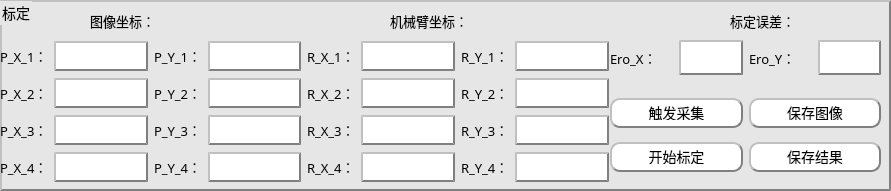
      <widget class="QGroupBox" name="groupBox_11">
       <property name="geometry">
        <rect>
         <x>0</x>
         <y>510</y>
         <width>891</width>
         <height>191</height>
        </rect>
       </property>
       <property name="styleSheet">
        <string notr="true">QGroupBox {text-align : center;
             background-color: rgb(230, 230, 230);
             font: bold;
             border-color: gray;
             border-width: 2px;
             padding: 6px;
             height : 14px;
             border-style: outset;
             font : 14px;}
</string>
       </property>
       <property name="title">
        <string>标定</string>
       </property>
       <widget class="QLabel" name="label_4">
        <property name="geometry">
         <rect>
          <x>90</x>
          <y>10</y>
          <width>81</width>
          <height>21</height>
         </rect>
        </property>
        <property name="font">
         <font>
          <family>3ds</family>
          <pointsize>10</pointsize>
         </font>
        </property>
        <property name="styleSheet">
         <string notr="true">border:none;</string>
        </property>
        <property name="text">
         <string>图像坐标：</string>
        </property>
       </widget>
       <widget class="QLabel" name="label_24">
        <property name="geometry">
         <rect>
          <x>390</x>
          <y>10</y>
          <width>101</width>
          <height>21</height>
         </rect>
        </property>
        <property name="font">
         <font>
          <family>3ds</family>
          <pointsize>10</pointsize>
         </font>
        </property>
        <property name="styleSheet">
         <string notr="true">border:none;</string>
        </property>
        <property name="text">
         <string>机械臂坐标：</string>
        </property>
       </widget>
       <widget class="QLabel" name="label_27">
        <property name="geometry">
         <rect>
          <x>730</x>
          <y>10</y>
          <width>91</width>
          <height>21</height>
         </rect>
        </property>
        <property name="font">
         <font>
          <family>3ds</family>
          <pointsize>10</pointsize>
         </font>
        </property>
        <property name="styleSheet">
         <string notr="true">border:none;</string>
        </property>
        <property name="text">
         <string>标定误差：</string>
        </property>
       </widget>
       <widget class="QWidget" name="layoutWidget">
        <property name="geometry">
         <rect>
          <x>0</x>
          <y>40</y>
          <width>609</width>
          <height>143</height>
         </rect>
        </property>
        <layout class="QGridLayout" name="gridLayout_3">
         <item row="0" column="0">
          <widget class="QLabel" name="label_5">
           <property name="font">
            <font>
             <family>3ds</family>
             <pointsize>10</pointsize>
            </font>
           </property>
           <property name="text">
            <string>P_X_1：</string>
           </property>
          </widget>
         </item>
         <item row="0" column="1">
          <widget class="QLineEdit" name="lineEdit_P_x_1">
           <property name="enabled">
            <bool>true</bool>
           </property>
           <property name="font">
            <font>
             <family>Times New Roman</family>
             <pointsize>-1</pointsize>
             <weight>50</weight>
             <italic>false</italic>
             <bold>false</bold>
            </font>
           </property>
           <property name="styleSheet">
            <string notr="true">  QLineEdit {text-align : center;
             background-color : white;
             font: bold;
             border-color: gray;
             border-width: 2px;
             padding: 6px;
             height : 14px;
             border-style: outset;
             font : 14px;}</string>
           </property>
           <property name="alignment">
            <set>Qt::AlignCenter</set>
           </property>
          </widget>
         </item>
         <item row="0" column="2">
          <widget class="QLabel" name="label_9">
           <property name="font">
            <font>
             <family>3ds</family>
             <pointsize>10</pointsize>
            </font>
           </property>
           <property name="text">
            <string>P_Y_1：</string>
           </property>
          </widget>
         </item>
         <item row="0" column="3">
          <widget class="QLineEdit" name="lineEdit_P_y_1">
           <property name="enabled">
            <bool>true</bool>
           </property>
           <property name="font">
            <font>
             <family>Times New Roman</family>
             <pointsize>-1</pointsize>
             <weight>50</weight>
             <italic>false</italic>
             <bold>false</bold>
            </font>
           </property>
           <property name="styleSheet">
            <string notr="true">  QLineEdit {text-align : center;
             background-color : white;
             font: bold;
             border-color: gray;
             border-width: 2px;
             padding: 6px;
             height : 14px;
             border-style: outset;
             font : 14px;}</string>
           </property>
           <property name="alignment">
            <set>Qt::AlignCenter</set>
           </property>
          </widget>
         </item>
         <item row="0" column="4">
          <widget class="QLabel" name="lab_R_X_1">
           <property name="font">
            <font>
             <family>3ds</family>
             <pointsize>10</pointsize>
            </font>
           </property>
           <property name="text">
            <string>R_X_1：</string>
           </property>
          </widget>
         </item>
         <item row="0" column="5">
          <widget class="QLineEdit" name="lineEdit_R_x_1">
           <property name="font">
            <font>
             <family>Times New Roman</family>
             <pointsize>-1</pointsize>
             <weight>50</weight>
             <italic>false</italic>
             <bold>false</bold>
            </font>
           </property>
           <property name="styleSheet">
            <string notr="true">  QLineEdit {text-align : center;
             background-color : white;
             font: bold;
             border-color: gray;
             border-width: 2px;
             padding: 6px;
             height : 14px;
             border-style: outset;
             font : 14px;}</string>
           </property>
           <property name="alignment">
            <set>Qt::AlignCenter</set>
           </property>
          </widget>
         </item>
         <item row="0" column="6">
          <widget class="QLabel" name="lab_R_Y_1">
           <property name="font">
            <font>
             <family>3ds</family>
             <pointsize>10</pointsize>
            </font>
           </property>
           <property name="text">
            <string>R_Y_1：</string>
           </property>
          </widget>
         </item>
         <item row="0" column="7">
          <widget class="QLineEdit" name="lineEdit_R_y_1">
           <property name="font">
            <font>
             <family>Times New Roman</family>
             <pointsize>-1</pointsize>
             <weight>50</weight>
             <italic>false</italic>
             <bold>false</bold>
            </font>
           </property>
           <property name="styleSheet">
            <string notr="true">  QLineEdit {text-align : center;
             background-color : white;
             font: bold;
             border-color: gray;
             border-width: 2px;
             padding: 6px;
             height : 14px;
             border-style: outset;
             font : 14px;}</string>
           </property>
           <property name="alignment">
            <set>Qt::AlignCenter</set>
           </property>
          </widget>
         </item>
         <item row="1" column="0">
          <widget class="QLabel" name="label_6">
           <property name="font">
            <font>
             <family>3ds</family>
             <pointsize>10</pointsize>
            </font>
           </property>
           <property name="text">
            <string>P_X_2：</string>
           </property>
          </widget>
         </item>
         <item row="1" column="1">
          <widget class="QLineEdit" name="lineEdit_P_x_2">
           <property name="enabled">
            <bool>true</bool>
           </property>
           <property name="font">
            <font>
             <family>Times New Roman</family>
             <pointsize>-1</pointsize>
             <weight>50</weight>
             <italic>false</italic>
             <bold>false</bold>
            </font>
           </property>
           <property name="styleSheet">
            <string notr="true">  QLineEdit {text-align : center;
             background-color : white;
             font: bold;
             border-color: gray;
             border-width: 2px;
             padding: 6px;
             height : 14px;
             border-style: outset;
             font : 14px;}</string>
           </property>
           <property name="alignment">
            <set>Qt::AlignCenter</set>
           </property>
          </widget>
         </item>
         <item row="1" column="2">
          <widget class="QLabel" name="label_10">
           <property name="font">
            <font>
             <family>3ds</family>
             <pointsize>10</pointsize>
            </font>
           </property>
           <property name="text">
            <string>P_Y_2：</string>
           </property>
          </widget>
         </item>
         <item row="1" column="3">
          <widget class="QLineEdit" name="lineEdit_P_y_2">
           <property name="enabled">
            <bool>true</bool>
           </property>
           <property name="font">
            <font>
             <family>Times New Roman</family>
             <pointsize>-1</pointsize>
             <weight>50</weight>
             <italic>false</italic>
             <bold>false</bold>
            </font>
           </property>
           <property name="styleSheet">
            <string notr="true">  QLineEdit {text-align : center;
             background-color : white;
             font: bold;
             border-color: gray;
             border-width: 2px;
             padding: 6px;
             height : 14px;
             border-style: outset;
             font : 14px;}</string>
           </property>
           <property name="alignment">
            <set>Qt::AlignCenter</set>
           </property>
          </widget>
         </item>
         <item row="1" column="4">
          <widget class="QLabel" name="lab_R_X_2">
           <property name="font">
            <font>
             <family>3ds</family>
             <pointsize>10</pointsize>
            </font>
           </property>
           <property name="text">
            <string>R_X_2：</string>
           </property>
          </widget>
         </item>
         <item row="1" column="5">
          <widget class="QLineEdit" name="lineEdit_R_x_2">
           <property name="font">
            <font>
             <family>Times New Roman</family>
             <pointsize>-1</pointsize>
             <weight>50</weight>
             <italic>false</italic>
             <bold>false</bold>
            </font>
           </property>
           <property name="styleSheet">
            <string notr="true">  QLineEdit {text-align : center;
             background-color : white;
             font: bold;
             border-color: gray;
             border-width: 2px;
             padding: 6px;
             height : 14px;
             border-style: outset;
             font : 14px;}</string>
           </property>
           <property name="alignment">
            <set>Qt::AlignCenter</set>
           </property>
          </widget>
         </item>
         <item row="1" column="6">
          <widget class="QLabel" name="lab_R_Y_2">
           <property name="font">
            <font>
             <family>3ds</family>
             <pointsize>10</pointsize>
            </font>
           </property>
           <property name="text">
            <string>R_Y_2：</string>
           </property>
          </widget>
         </item>
         <item row="1" column="7">
          <widget class="QLineEdit" name="lineEdit_R_y_2">
           <property name="font">
            <font>
             <family>Times New Roman</family>
             <pointsize>-1</pointsize>
             <weight>50</weight>
             <italic>false</italic>
             <bold>false</bold>
            </font>
           </property>
           <property name="styleSheet">
            <string notr="true">  QLineEdit {text-align : center;
             background-color : white;
             font: bold;
             border-color: gray;
             border-width: 2px;
             padding: 6px;
             height : 14px;
             border-style: outset;
             font : 14px;}</string>
           </property>
           <property name="alignment">
            <set>Qt::AlignCenter</set>
           </property>
          </widget>
         </item>
         <item row="2" column="0">
          <widget class="QLabel" name="label_7">
           <property name="font">
            <font>
             <family>3ds</family>
             <pointsize>10</pointsize>
            </font>
           </property>
           <property name="text">
            <string>P_X_3：</string>
           </property>
          </widget>
         </item>
         <item row="2" column="1">
          <widget class="QLineEdit" name="lineEdit_P_x_3">
           <property name="enabled">
            <bool>true</bool>
           </property>
           <property name="font">
            <font>
             <family>Times New Roman</family>
             <pointsize>-1</pointsize>
             <weight>50</weight>
             <italic>false</italic>
             <bold>false</bold>
            </font>
           </property>
           <property name="styleSheet">
            <string notr="true">  QLineEdit {text-align : center;
             background-color : white;
             font: bold;
             border-color: gray;
             border-width: 2px;
             padding: 6px;
             height : 14px;
             border-style: outset;
             font : 14px;}</string>
           </property>
           <property name="alignment">
            <set>Qt::AlignCenter</set>
           </property>
          </widget>
         </item>
         <item row="2" column="2">
          <widget class="QLabel" name="label_11">
           <property name="font">
            <font>
             <family>3ds</family>
             <pointsize>10</pointsize>
            </font>
           </property>
           <property name="text">
            <string>P_Y_3：</string>
           </property>
          </widget>
         </item>
         <item row="2" column="3">
          <widget class="QLineEdit" name="lineEdit_P_y_3">
           <property name="enabled">
            <bool>true</bool>
           </property>
           <property name="font">
            <font>
             <family>Times New Roman</family>
             <pointsize>-1</pointsize>
             <weight>50</weight>
             <italic>false</italic>
             <bold>false</bold>
            </font>
           </property>
           <property name="styleSheet">
            <string notr="true">  QLineEdit {text-align : center;
             background-color : white;
             font: bold;
             border-color: gray;
             border-width: 2px;
             padding: 6px;
             height : 14px;
             border-style: outset;
             font : 14px;}</string>
           </property>
           <property name="alignment">
            <set>Qt::AlignCenter</set>
           </property>
          </widget>
         </item>
         <item row="2" column="4">
          <widget class="QLabel" name="lab_R_X_3">
           <property name="font">
            <font>
             <family>3ds</family>
             <pointsize>10</pointsize>
            </font>
           </property>
           <property name="text">
            <string>R_X_3：</string>
           </property>
          </widget>
         </item>
         <item row="2" column="5">
          <widget class="QLineEdit" name="lineEdit_R_x_3">
           <property name="font">
            <font>
             <family>Times New Roman</family>
             <pointsize>-1</pointsize>
             <weight>50</weight>
             <italic>false</italic>
             <bold>false</bold>
            </font>
           </property>
           <property name="styleSheet">
            <string notr="true">  QLineEdit {text-align : center;
             background-color : white;
             font: bold;
             border-color: gray;
             border-width: 2px;
             padding: 6px;
             height : 14px;
             border-style: outset;
             font : 14px;}</string>
           </property>
           <property name="alignment">
            <set>Qt::AlignCenter</set>
           </property>
          </widget>
         </item>
         <item row="2" column="6">
          <widget class="QLabel" name="lab_R_Y_3">
           <property name="font">
            <font>
             <family>3ds</family>
             <pointsize>10</pointsize>
            </font>
           </property>
           <property name="text">
            <string>R_Y_3：</string>
           </property>
          </widget>
         </item>
         <item row="2" column="7">
          <widget class="QLineEdit" name="lineEdit_R_y_3">
           <property name="font">
            <font>
             <family>Times New Roman</family>
             <pointsize>-1</pointsize>
             <weight>50</weight>
             <italic>false</italic>
             <bold>false</bold>
            </font>
           </property>
           <property name="styleSheet">
            <string notr="true">  QLineEdit {text-align : center;
             background-color : white;
             font: bold;
             border-color: gray;
             border-width: 2px;
             padding: 6px;
             height : 14px;
             border-style: outset;
             font : 14px;}</string>
           </property>
           <property name="alignment">
            <set>Qt::AlignCenter</set>
           </property>
          </widget>
         </item>
         <item row="3" column="0">
          <widget class="QLabel" name="label_8">
           <property name="font">
            <font>
             <family>3ds</family>
             <pointsize>10</pointsize>
            </font>
           </property>
           <property name="text">
            <string>P_X_4：</string>
           </property>
          </widget>
         </item>
         <item row="3" column="1">
          <widget class="QLineEdit" name="lineEdit_P_x_4">
           <property name="enabled">
            <bool>true</bool>
           </property>
           <property name="font">
            <font>
             <family>Times New Roman</family>
             <pointsize>-1</pointsize>
             <weight>50</weight>
             <italic>false</italic>
             <bold>false</bold>
            </font>
           </property>
           <property name="styleSheet">
            <string notr="true">  QLineEdit {text-align : center;
             background-color : white;
             font: bold;
             border-color: gray;
             border-width: 2px;
             padding: 6px;
             height : 14px;
             border-style: outset;
             font : 14px;}</string>
           </property>
           <property name="alignment">
            <set>Qt::AlignCenter</set>
           </property>
          </widget>
         </item>
         <item row="3" column="2">
          <widget class="QLabel" name="label_17">
           <property name="font">
            <font>
             <family>3ds</family>
             <pointsize>10</pointsize>
            </font>
           </property>
           <property name="text">
            <string>P_Y_4：</string>
           </property>
          </widget>
         </item>
         <item row="3" column="3">
          <widget class="QLineEdit" name="lineEdit_P_y_4">
           <property name="enabled">
            <bool>true</bool>
           </property>
           <property name="font">
            <font>
             <family>Times New Roman</family>
             <pointsize>-1</pointsize>
             <weight>50</weight>
             <italic>false</italic>
             <bold>false</bold>
            </font>
           </property>
           <property name="styleSheet">
            <string notr="true">  QLineEdit {text-align : center;
             background-color : white;
             font: bold;
             border-color: gray;
             border-width: 2px;
             padding: 6px;
             height : 14px;
             border-style: outset;
             font : 14px;}</string>
           </property>
           <property name="alignment">
            <set>Qt::AlignCenter</set>
           </property>
          </widget>
         </item>
         <item row="3" column="4">
          <widget class="QLabel" name="lab_R_X_4">
           <property name="font">
            <font>
             <family>3ds</family>
             <pointsize>10</pointsize>
            </font>
           </property>
           <property name="text">
            <string>R_X_4：</string>
           </property>
          </widget>
         </item>
         <item row="3" column="5">
          <widget class="QLineEdit" name="lineEdit_R_x_4">
           <property name="font">
            <font>
             <family>Times New Roman</family>
             <pointsize>-1</pointsize>
             <weight>50</weight>
             <italic>false</italic>
             <bold>false</bold>
            </font>
           </property>
           <property name="styleSheet">
            <string notr="true">  QLineEdit {text-align : center;
             background-color : white;
             font: bold;
             border-color: gray;
             border-width: 2px;
             padding: 6px;
             height : 14px;
             border-style: outset;
             font : 14px;}</string>
           </property>
           <property name="alignment">
            <set>Qt::AlignCenter</set>
           </property>
          </widget>
         </item>
         <item row="3" column="6">
          <widget class="QLabel" name="lab_R_Y_4">
           <property name="font">
            <font>
             <family>3ds</family>
             <pointsize>10</pointsize>
            </font>
           </property>
           <property name="text">
            <string>R_Y_4：</string>
           </property>
          </widget>
         </item>
         <item row="3" column="7">
          <widget class="QLineEdit" name="lineEdit_R_y_4">
           <property name="font">
            <font>
             <family>Times New Roman</family>
             <pointsize>-1</pointsize>
             <weight>50</weight>
             <italic>false</italic>
             <bold>false</bold>
            </font>
           </property>
           <property name="styleSheet">
            <string notr="true">  QLineEdit {text-align : center;
             background-color : white;
             font: bold;
             border-color: gray;
             border-width: 2px;
             padding: 6px;
             height : 14px;
             border-style: outset;
             font : 14px;}</string>
           </property>
           <property name="alignment">
            <set>Qt::AlignCenter</set>
           </property>
          </widget>
         </item>
        </layout>
       </widget>
       <widget class="QWidget" name="layoutWidget">
        <property name="geometry">
         <rect>
          <x>610</x>
          <y>90</y>
          <width>271</width>
          <height>91</height>
         </rect>
        </property>
        <layout class="QGridLayout" name="gridLayout_4">
         <item row="0" column="0">
          <widget class="QPushButton" name="btn_trigger_biaoding">
           <property name="styleSheet">
            <string notr="true">QPushButton 
  			{text-align : center;
             background-color : white;
             font: bold;
             border-color: gray;
             border-width: 2px;
             border-radius: 10px;
             padding: 6px;
             height : 14px;
             border-style: outset;
             font : 14px;}
QPushButton:pressed
             {text-align : center;
              background-color : gray;
              font: bold;
              border-color: gray;
              border-width: 2px;
              border-radius: 10px;
              padding: 6px;
              height : 14px;
              border-style: outset;
              font : 14px;}</string>
           </property>
           <property name="text">
            <string>触发采集</string>
           </property>
          </widget>
         </item>
         <item row="0" column="1">
          <widget class="QPushButton" name="bnSaveImage_biaoding">
           <property name="enabled">
            <bool>true</bool>
           </property>
           <property name="styleSheet">
            <string notr="true">QPushButton 
  			{text-align : center;
             background-color : white;
             font: bold;
             border-color: gray;
             border-width: 2px;
             border-radius: 10px;
             padding: 6px;
             height : 14px;
             border-style: outset;
             font : 14px;}
QPushButton:pressed
             {text-align : center;
              background-color : gray;
              font: bold;
              border-color: gray;
              border-width: 2px;
              border-radius: 10px;
              padding: 6px;
              height : 14px;
              border-style: outset;
              font : 14px;}</string>
           </property>
           <property name="text">
            <string>保存图像</string>
           </property>
          </widget>
         </item>
         <item row="1" column="0">
          <widget class="QPushButton" name="btn_biaoding_star">
           <property name="styleSheet">
            <string notr="true">QPushButton 
  			{text-align : center;
             background-color : white;
             font: bold;
             border-color: gray;
             border-width: 2px;
             border-radius: 10px;
             padding: 6px;
             height : 14px;
             border-style: outset;
             font : 14px;}
QPushButton:pressed
             {text-align : center;
              background-color :gray;
              font: bold;
              border-color: gray;
              border-width: 2px;
              border-radius: 10px;
              padding: 6px;
              height : 14px;
              border-style: outset;
              font : 14px;}</string>
           </property>
           <property name="text">
            <string>开始标定</string>
           </property>
          </widget>
         </item>
         <item row="1" column="1">
          <widget class="QPushButton" name="btn_biaoding_save">
           <property name="styleSheet">
            <string notr="true">QPushButton 
  			{text-align : center;
             background-color : white;
             font: bold;
             border-color: gray;
             border-width: 2px;
             border-radius: 10px;
             padding: 6px;
             height : 14px;
             border-style: outset;
             font : 14px;}
QPushButton:pressed
             {text-align : center;
              background-color :gray;
              font: bold;
              border-color: gray;
              border-width: 2px;
              border-radius: 10px;
              padding: 6px;
              height : 14px;
              border-style: outset;
              font : 14px;}</string>
           </property>
           <property name="text">
            <string>保存结果</string>
           </property>
          </widget>
         </item>
        </layout>
       </widget>
       <widget class="QWidget" name="layoutWidget">
        <property name="geometry">
         <rect>
          <x>610</x>
          <y>40</y>
          <width>271</width>
          <height>35</height>
         </rect>
        </property>
        <layout class="QGridLayout" name="gridLayout_5">
         <item row="0" column="0">
          <widget class="QLabel" name="label_28">
           <property name="font">
            <font>
             <family>3ds</family>
             <pointsize>10</pointsize>
            </font>
           </property>
           <property name="text">
            <string>Ero_X：</string>
           </property>
          </widget>
         </item>
         <item row="0" column="1">
          <widget class="QLabel" name="label_Ero_x">
           <property name="enabled">
            <bool>false</bool>
           </property>
           <property name="font">
            <font>
             <family>Times New Roman</family>
             <pointsize>-1</pointsize>
             <weight>50</weight>
             <italic>false</italic>
             <bold>false</bold>
            </font>
           </property>
           <property name="styleSheet">
            <string notr="true">QLabel {text-align : center;
             background-color : white;
             font: bold;
             border-color: gray;
             border-width: 2px;
             padding: 6px;
             height : 14px;
             border-style: outset;
             font : 14px;}</string>
           </property>
           <property name="text">
            <string/>
           </property>
           <property name="alignment">
            <set>Qt::AlignCenter</set>
           </property>
          </widget>
         </item>
         <item row="0" column="2">
          <widget class="QLabel" name="label_31">
           <property name="font">
            <font>
             <family>3ds</family>
             <pointsize>10</pointsize>
            </font>
           </property>
           <property name="text">
            <string>Ero_Y：</string>
           </property>
          </widget>
         </item>
         <item row="0" column="3">
          <widget class="QLabel" name="label_Ero_y">
           <property name="enabled">
            <bool>false</bool>
           </property>
           <property name="font">
            <font>
             <family>Times New Roman</family>
             <pointsize>-1</pointsize>
             <weight>50</weight>
             <italic>false</italic>
             <bold>false</bold>
            </font>
           </property>
           <property name="styleSheet">
            <string notr="true">QLabel {text-align : center;
             background-color : white;
             font: bold;
             border-color: gray;
             border-width: 2px;
             padding: 6px;
             height : 14px;
             border-style: outset;
             font : 14px;}</string>
           </property>
           <property name="text">
            <string/>
           </property>
           <property name="alignment">
            <set>Qt::AlignCenter</set>
           </property>
          </widget>
         </item>
        </layout>
       </widget>
      </widget>
